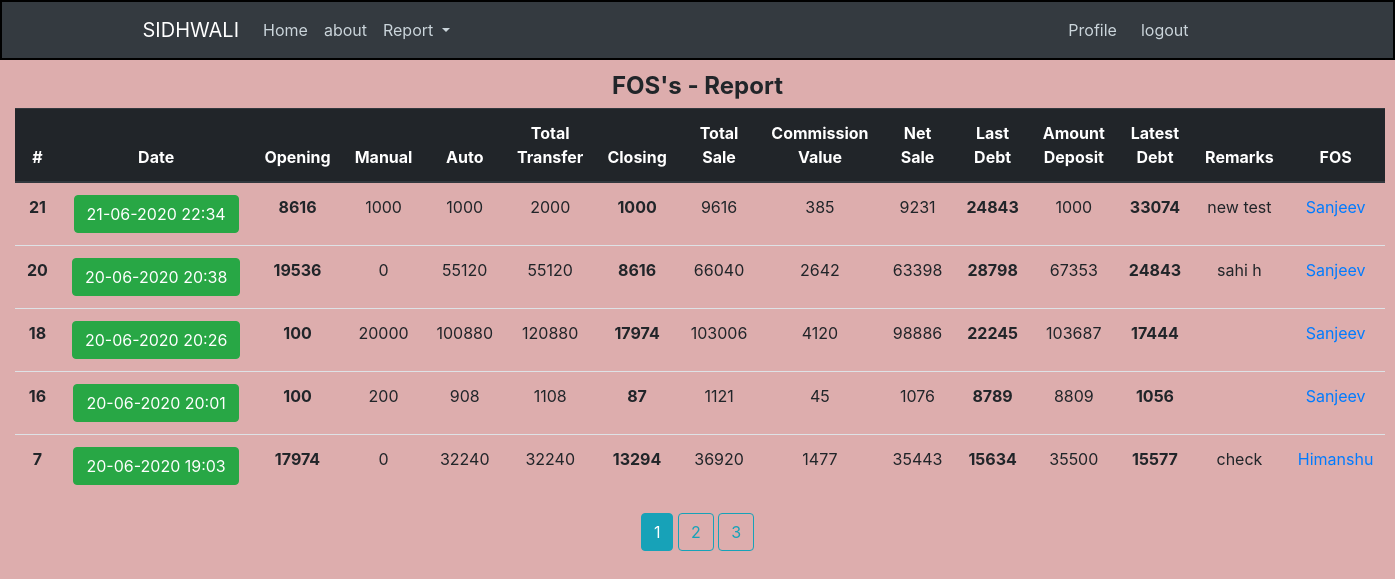
The page /home/hisaab/report (signed in) on the database its author committed.
### crm/models.py (models this page shows, shortened)
class Hisaab(db.Model):
    id = db.Column(db.Integer, primary_key=True)
    date = db.Column(db.DateTime, nullable=False, default=datetime.now)
    open_bal = db.Column(db.Integer, nullable=False, default=0)
    manual_trans = db.Column(db.Integer, nullable=False, default=0)
    auto_trans = db.Column(db.Integer, nullable=False, default=0)
    closing = db.Column(db.Integer, nullable=False, default=0)
    total_trans = db.Column(db.Integer, default=0)
    total_sale = db.Column(db.Integer, default=0)
    commission_value = db.Column(db.Integer, default=0)
    net_sale = db.Column(db.Integer, default=0)
    last_debt = db.Column(db.Integer, nullable=False, default=0)
    amt_received = db.Column(db.Integer, nullable=False, default=0)
    latest_debt = db.Column(db.Integer, default=0)
    remarks = db.Column(db.Text, nullable=False)
    user_id = db.Column(db.Integer, db.ForeignKey("user.id"), nullable=False)

class User(db.Model, UserMixin):
    id = db.Column(db.Integer, primary_key=True)
    username = db.Column(db.String(20), unique=True, nullable=False)
    email = db.Column(db.String(120), unique=True, nullable=False)
    image_file = db.Column(db.String(20), nullable=False, default="default.jpeg")
    password = db.Column(db.String(20), nullable=False)
    pos_id = db.Column(db.Integer, unique=True, nullable=False)
    hisaab = db.relationship("Hisaab", backref="fos", lazy="dynamic")

### crm/routes.py (the view)
@app.route("/home/hisaab/report")
@login_required
def report():
    page = request.args.get("page", 1, type=int)
    hisaab = Hisaab.query.order_by(Hisaab.date.desc()).paginate(page=page, per_page=5)
    return render_template("report.html", title="Report", hisaab=hisaab, admin=admin)

### crm/models.py (called while the page is built)
@login_manager.user_loader
def load_user(user_id):
    return User.query.get(int(user_id))

### crm/templates/report.html
{% extends "index.html" %}
{% block content  %}
<div class="container-fluid text-center mt-2">
   {% if current_user.username == admin %}
   <legend class="font-weight-bold mb-1">FOS's - Report</legend>
   <table class="table">
      <thead class="thead-dark">
         <tr>
            <th scope="col">#</th>
            <th scope="col">Date</th>
            <th scope="col">Opening</th>
            <th scope="col">Manual</th>
            <th scope="col">Auto</th>
            <th scope="col">Total Transfer</th>
            <th scope="col">Closing</th>
            <th scope="col">Total Sale</th>
            <th scope="col">Commission Value</th>
            <th scope="col">Net Sale</th>
            <th scope="col">Last Debt</th>
            <th scope="col">Amount Deposit</th>
            <th scope="col">Latest Debt</th>
            <th scope="col">Remarks</th>
            <th scope="col">FOS</th>
         </tr>
      </thead>
      <tbody>
         {% for hisaab in hisaab.items %}
         <tr>
            <th scope="row">{{ hisaab.id }}</th>
            <td><a class="btn btn-success"
                  href="{{ url_for('single_hisaab', hisaab_id=hisaab.id) }}">{{ hisaab.date.strftime("%d-%m-%Y %H:%M") }}</a>
            </td>
            <td><strong>{{ hisaab.open_bal }}</strong></td>
            <td>{{ hisaab.manual_trans }}</td>
            <td>{{ hisaab.auto_trans }}</td>
            <td>{{ hisaab.total_trans }}</td>
            <td><strong>{{ hisaab.closing }}</strong></td>
            <td>{{ hisaab.total_sale }}</td>
            <td>{{ hisaab.commission_value }}</td>
            <td>{{ hisaab.net_sale }}</td>
            <td><strong>{{ hisaab.last_debt }}</strong></td>
            <td>{{ hisaab.amt_received }}</td>
            <td><strong>{{ hisaab.latest_debt }}</strong></td>
            <td>{{ hisaab.remarks }}</td>
            <td><a href="{{ url_for('user_hisaab', username=hisaab.fos.username) }}">{{ hisaab.fos.username }}</a></td>
         </tr>
         {% endfor %}
      </tbody>
   </table>
   {% for page_num in hisaab.iter_pages(left_edge=1, right_edge=1, left_current=1, right_current=3) %}
   {% if page_num %}
   {% if hisaab.page == page_num %}
   <a class="btn btn-info mb-4" href="{{ url_for('report', page=page_num) }}">{{ page_num }}</a>
   {% else %}
   <a class="btn btn-outline-info mb-4" href="{{ url_for('report', page=page_num) }}">{{ page_num }}</a>
   {% endif %}
   {% else %}
   ...
   {% endif %}
   {% endfor %}
   {% endif %}
</div>
{% endblock content %}

### crm/static/main.css (style rules this page uses)
body { background-color: rgb(221, 173, 173); }

### rows shown on the page
Hisaab: id "21", date "21-06-2020 22:34", open_bal "8616", manual_trans "1000", auto_trans "1000", total_trans "2000", closing "1000", total_sale "9616", commission_value "385", net_sale "9231", last_debt "24843", amt_received "1000", latest_debt "33074", remarks "new test", fos.username "Sanjeev"
Hisaab: id "20", date "20-06-2020 20:38", open_bal "19536", manual_trans "0", auto_trans "55120", total_trans "55120", closing "8616", total_sale "66040", commission_value "2642", net_sale "63398", last_debt "28798", amt_received "67353", latest_debt "24843", remarks "sahi h", fos.username "Sanjeev"
Hisaab: id "18", date "20-06-2020 20:26", open_bal "100", manual_trans "20000", auto_trans "100880", total_trans "120880", closing "17974", total_sale "103006", commission_value "4120", net_sale "98886", last_debt "22245", amt_received "103687", latest_debt "17444", fos.username "Sanjeev"
Hisaab: id "16", date "20-06-2020 20:01", open_bal "100", manual_trans "200", auto_trans "908", total_trans "1108", closing "87", total_sale "1121", commission_value "45", net_sale "1076", last_debt "8789", amt_received "8809", latest_debt "1056", fos.username "Sanjeev"
Hisaab: id "7", date "20-06-2020 19:03", open_bal "17974", manual_trans "0", auto_trans "32240", total_trans "32240", closing "13294", total_sale "36920", commission_value "1477", net_sale "35443", last_debt "15634", amt_received "35500", latest_debt "15577", remarks "check", fos.username "Himanshu"

### other values the page prints
{{ page_num }} "1"
{{ page_num }} "2" "3"
